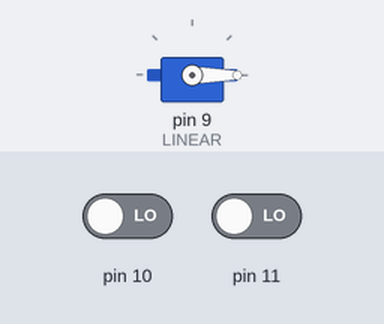
The sketch below on a simulated Arduino Uno, built with avr-gcc and run on an emulated ATmega328P. Shown: servo. Inputs (shaded band) come from the test bench; at power-on: pin 10 LOW, pin 11 LOW.

Above: at 1.2 s.
1.3 s: pin 10 driven HIGH
At 2.5 s:
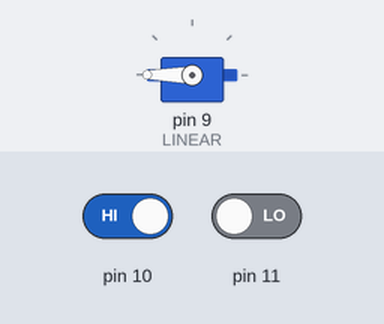
2.8 s: pin 11 driven HIGH
At 3.7 s:
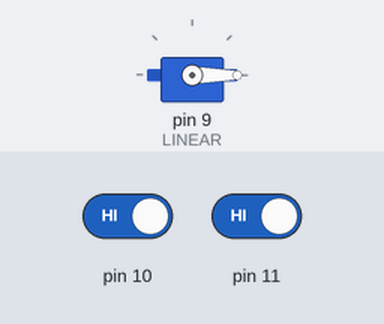
5.8 s: pin 11 driven LOW
At 6.8 s:
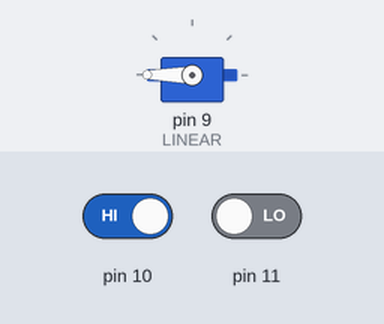
7.3 s: pin 11 driven HIGH
At 8.3 s:
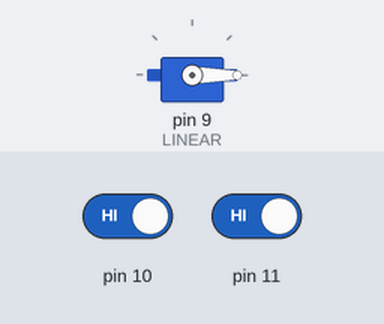
10.3 s: pin 10 driven LOW
11.8 s: pin 10 driven HIGH
Timing chart, 0 to 14.8 s (numbered marks = the images above; inputs shaded):
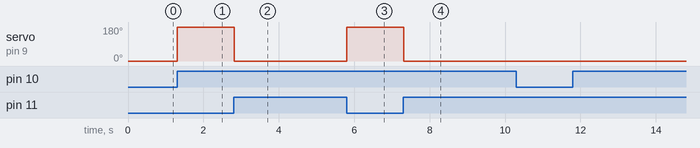

The sketch:

linear.ino
```cpp
#include <Servo.h>

#define LINEAR 9        //Linear Actuator

#define L16_MSMIN      1000
#define L16_MSMAX      2000

Servo L16;

int L16value = 10;

int button = 0;
int BMAX = 0;
int BMIN = 0;

void setup()
{ Serial.begin(9600);
  pinMode(10, INPUT);
  pinMode(11, INPUT);

  L16.attach(LINEAR, L16_MSMIN, L16_MSMAX);
  L16.writeMicroseconds(L16value);
}

void loop() {
  BMAX = digitalRead(10);

  if (BMAX == HIGH) {
    while (button != 100) {
      button++;

      L16value = map(button, 0, 100, L16_MSMIN, L16_MSMAX);
      L16.writeMicroseconds(L16value);
    }
  }

  BMIN = digitalRead(11);
  if (BMIN == HIGH) {
    while (button != 0) {
      button--;

      L16value = map(button, 0, 100, L16_MSMIN, L16_MSMAX);
      L16.writeMicroseconds(L16value);
    }
  }

}
```

Measured:
- after the input at 1.3 s, servo on pin 9 (LINEAR): 0° → 180° at once
- after the input at 2.8 s, servo on pin 9 (LINEAR): 180° → 0° at once
- after the input at 5.8 s, servo on pin 9 (LINEAR): 0° → 180° at once
- after the input at 7.3 s, servo on pin 9 (LINEAR): 180° → 0° at once
- after the input at 11.8 s, every drawn part: stays the same
